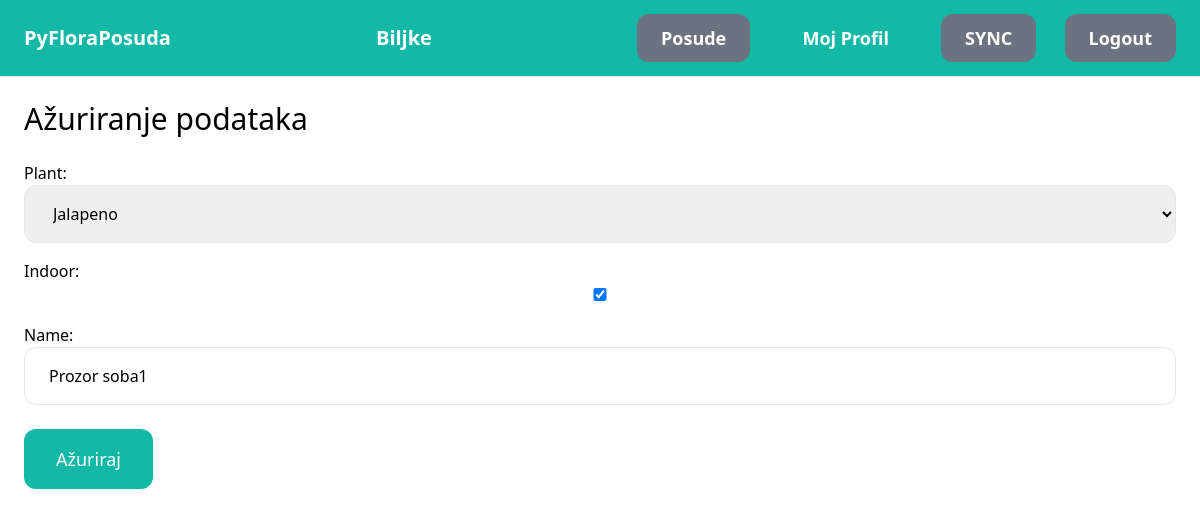
/posude/2/promjena/ (signed in), run on the app's committed database.
### pot/models.py (models this page shows, shortened)
class Pot(models.Model):
    name = models.CharField(max_length=255)
    plant = models.ForeignKey(Plant, related_name='potsPlant', on_delete=models.PROTECT, null=True, blank=True)
    user = models.ForeignKey(User, related_name='potsUser', on_delete=models.CASCADE)
    senzorTmp = models.ForeignKey(Senzors, related_name='potsSenzorTmp', on_delete=models.PROTECT)
    senzorPh = models.ForeignKey(Senzors, related_name='potsSenzorPh', on_delete=models.PROTECT)
    senzorBrightness = models.ForeignKey(Senzors, related_name='potsSenzorBrightness', on_delete=models.PROTECT)
    senzorHumidity = models.ForeignKey(Senzors, related_name='potsSenzorHumidity', on_delete=models.PROTECT)
    indoor = models.BooleanField(default=True)
    status = models.CharField(max_length=255)

### plant/models.py (models this page shows)
class Plant(models.Model):
    name = models.CharField(max_length=255)
    image = models.ImageField(upload_to='plant_images')
    humidity = models.CharField(max_length=255)
    brightness = models.CharField(max_length=255)
    temperature = models.CharField(max_length=255)
    substrate = models.CharField(max_length=255)
    def __str__(self):
        return self.name

### pot/views.py (the view)
# urls.py: path('<int:pk>/promjena/', views.edit, name='edit'),
@login_required
def edit(request:HttpRequest, pk: int) -> HttpResponse:
    pot = get_object_or_404(Pot, pk=pk)
    if request.method == 'POST':
        form = EditPotForm(request.POST, request.FILES, instance=pot)
        if form.is_valid():
            form.save()
            return redirect('pot:detail', pk=pot.id)
    else:
        form = EditPotForm(instance=pot)
    return render(request, 'pots/form.html', {
        'form': form,
        'title': 'Ažuriranje podataka',
        'command': 'Ažuriraj',
    })

### pot/forms.py
class EditPotForm(forms.ModelForm):
    class Meta:
        model = Pot
        fields = {'name', 'plant', 'indoor'}
        widgets = {
            'name': forms.TextInput(attrs={
                'class': INPUT_CLASSES
            }),
            'plant': forms.Select(attrs={
                'class': INPUT_CLASSES
            }),
            'indoor': forms.CheckboxInput(attrs={
                'class': INPUT_CLASSES
            }),
        }

### pot/templates/pots/form.html (shortened to what this page needs)
{% extends 'core/base.html' %}
{% block content %}
<h1 class="mb-6 text-3xl">{{ title }}</h1>
<form method="post" action="." enctype="multipart/form-data">
    <div class="space-y-4">
        {{ form.as_p }}
    </div>
    <button class="mt-6 py-4 px-8 text-lg bg-teal-500 hover:bg-teal-700 rounded-xl text-white">{{ command }}</button>
</form>
{% endblock %}

### data on the page
Pot: plant "Jalapeno", indoor "☑"
Plant: name "Prozor soba1"

### other printed values
{{ title }} "Ažuriranje podataka"
{{ command }} "Ažuriraj"
